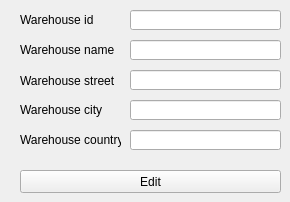
    <widget class="QWidget" name="tab_edit_warehouse">
     <attribute name="title">
      <string>Edit warehouse</string>
     </attribute>
     <widget class="QLabel" name="label_warehouse_city_edit">
      <property name="geometry">
       <rect>
        <x>20</x>
        <y>100</y>
        <width>101</width>
        <height>20</height>
       </rect>
      </property>
      <property name="text">
       <string>Warehouse city</string>
      </property>
     </widget>
     <widget class="QLabel" name="label_warehouse_street_edit">
      <property name="geometry">
       <rect>
        <x>20</x>
        <y>70</y>
        <width>101</width>
        <height>21</height>
       </rect>
      </property>
      <property name="text">
       <string>Warehouse street</string>
      </property>
     </widget>
     <widget class="QLabel" name="label_warehouse_name_edit">
      <property name="geometry">
       <rect>
        <x>20</x>
        <y>40</y>
        <width>101</width>
        <height>20</height>
       </rect>
      </property>
      <property name="text">
       <string>Warehouse name</string>
      </property>
     </widget>
     <widget class="QPushButton" name="button_edit_warehouse">
      <property name="geometry">
       <rect>
        <x>20</x>
        <y>170</y>
        <width>261</width>
        <height>23</height>
       </rect>
      </property>
      <property name="text">
       <string>Edit</string>
      </property>
     </widget>
     <widget class="QLineEdit" name="line_edit_warehoue_city_edit">
      <property name="geometry">
       <rect>
        <x>130</x>
        <y>100</y>
        <width>151</width>
        <height>20</height>
       </rect>
      </property>
     </widget>
     <widget class="QLineEdit" name="line_edit_warehoue_street_edit">
      <property name="geometry">
       <rect>
        <x>130</x>
        <y>70</y>
        <width>151</width>
        <height>20</height>
       </rect>
      </property>
     </widget>
     <widget class="QLineEdit" name="line_edit_warehoue_name_edit">
      <property name="geometry">
       <rect>
        <x>130</x>
        <y>40</y>
        <width>151</width>
        <height>20</height>
       </rect>
      </property>
     </widget>
     <widget class="QLabel" name="label_warehouse_country_edit">
      <property name="geometry">
       <rect>
        <x>20</x>
        <y>130</y>
        <width>101</width>
        <height>20</height>
       </rect>
      </property>
      <property name="text">
       <string>Warehouse country</string>
      </property>
     </widget>
     <widget class="QLineEdit" name="line_edit_warehoue_country_edit">
      <property name="geometry">
       <rect>
        <x>130</x>
        <y>130</y>
        <width>151</width>
        <height>20</height>
       </rect>
      </property>
     </widget>
     <widget class="QLabel" name="label_warehouse_id_edit">
      <property name="geometry">
       <rect>
        <x>20</x>
        <y>10</y>
        <width>101</width>
        <height>20</height>
       </rect>
      </property>
      <property name="text">
       <string>Warehouse id</string>
      </property>
     </widget>
     <widget class="QLineEdit" name="line_edit_warehoue_name_id_edit">
      <property name="geometry">
       <rect>
        <x>130</x>
        <y>10</y>
        <width>151</width>
        <height>20</height>
       </rect>
      </property>
     </widget>
    </widget>
